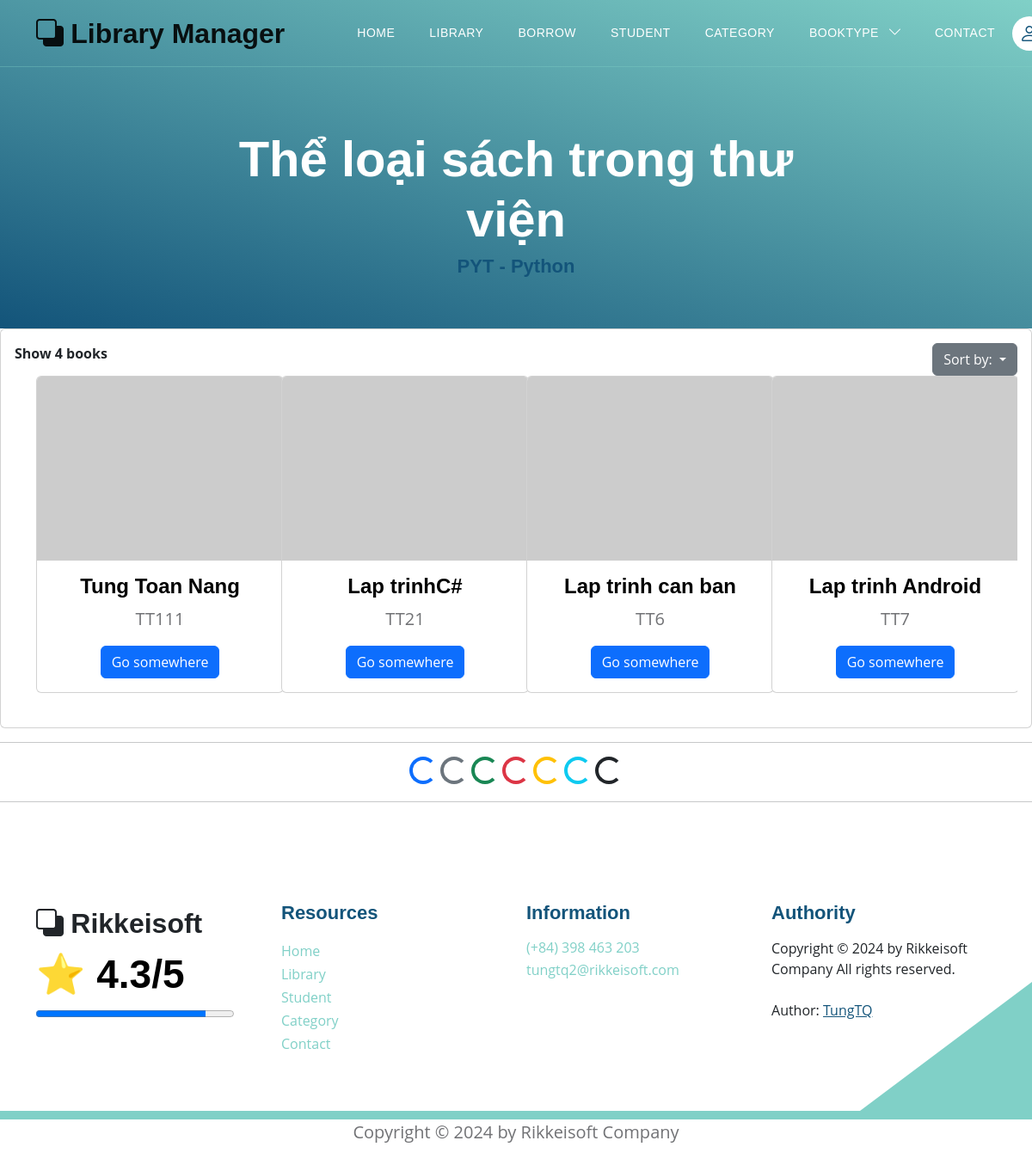
Page /books/booktype?searching=PYT&sortby=id on the committed database.
### models.py (models this page shows, shortened)
class Category(Base):
    __tablename__ = 'category'
    category_id = Column(String(10), primary_key=True, index=True)
    category_name = Column(String(50), index=True)
    insert_at = Column(DateTime, index=True)
    insert_id = Column(String(30), index=True)
    update_at = Column(DateTime,index=True)
    update_id = Column(String(30), index=True)
    delete_at = Column(DateTime,index=True)
    delete_id = Column(String(30), index=True)
    delete_flag = Column(Integer, index=True)
    category_books = relationship("Book", back_populates="category")

class Book(Base):
    __tablename__ = 'books'
    username_id = Column(String(30), ForeignKey('users.username'), nullable=False)
    id_book = Column(String(30), primary_key=True, unique=True, index=True)         # Số thứ tự sách
    title = Column(String(100), index=True)      # Tiêu đề sách
    author = Column(String(100), index=True)     # Tác giả
    year = Column(Integer)                  # Năm xuất bản
    quantity_amount = Column(Integer, index=True, default=0)
    category_id = Column(String(10), ForeignKey('category.category_id'), nullable=False)
    insert_at = Column(DateTime, index=True)
    insert_id = Column(String(30), index=True)
    update_at = Column(DateTime,index=True)
    update_id = Column(String(30), index=True)
    delete_at = Column(DateTime,index=True)
    delete_id = Column(String(30), index=True)
    delete_flag = Column(Integer, index=True)
    image_book = Column(String(100), index=True, nullable=True)         # Đường dẫn tới ảnh của sách
    pdf_book = Column(String(100), index=True, nullable=True)           # Đường dẫn tới file PDF của sách
    user = relationship("User", back_populates="books")
    category = relationship("Category", back_populates="category_books")
    borrows = relationship("BorrowBook", back_populates="book_borrow")
    borrowfinal = relationship("BorrowBookFinal", back_populates="book_borrow_final")

### routers/book.py (the view)
@router.get('/books/booktype', response_class=HTMLResponse)
async def search_category_book(request: Request, searching: str, sortby: str = "id", db: Session = Depends(models.get_db)):
    mean_star = function.get_mean_star(db)
    all_category2 = db.query(models.Category).filter(models.Category.delete_flag != 1).all()
    this_category_by_searching = db.query(models.Category).filter(models.Category.delete_flag != 1,
                                                                  models.Category.category_id == searching).first()
    searching = searching.strip()       # Xóa các khoảng trắng dư thừa
    books = db.query(models.Book).filter(
        (models.Book.category_id.contains(searching))
    )
    if sortby == "title":
        books = books.filter(models.Book.delete_flag != 1).order_by(models.Book.title).all()
    else:
        books = books.filter(models.Book.delete_flag != 1).order_by(models.Book.id_book).all()
    total_books = len(books)
    return templates.TemplateResponse("booktype.html", {
        "request": request,
        "books": books,
        "searching": searching,
        "total_books": total_books,
        "mean_star": mean_star,
        "this_category_by_searching": this_category_by_searching,
        "all_category2": all_category2})

### templates/booktype.html (shortened to what this page needs)
{% extends "base.html" %}
{% block content %}
<section class="hero-section d-flex justify-content-center align-items-center" id="section_1"
    style="padding-bottom: 50px;">
    <div class="container">
        <div class="row">
            <div class="col-lg-8 col-12 mx-auto">
                <h1 class="text-white text-center"> Thể loại sách trong thư viện </h1>
                <h6 class="text-center"> {{searching}} - {{this_category_by_searching.category_name}} </h6>
            </div>
        </div>
    </div>
</section>
<div class="card card-table comman-shadow">
    <div class="card-body">
        <div class="table-responsive">
            <div id="DataTables_Table_0_wrapper" class="dataTables_wrapper no-footer">
                <div class="row">
                    <div class="col-md-6">
                        <div class="dataTables_length" id="DataTables_Table_0_length">
                            <label> <b> Show {{total_books}} books </b>
                            </label>
                        </div>
                    </div>
                    <div class="col-md-6 text-md-end">
                        <div class="dropdown">
                            <button class="btn btn-secondary dropdown-toggle" type="button" data-bs-toggle="dropdown"
                                aria-expanded="false">
                                Sort by:
                            </button>
                        </div>
                    </div>
                </div>
                <div class="container text-center bg-body-secondary">
                    <div class="row">
                        {% for book in books %}
                        <div class="col-md-6 col-lg-4 col-xl-3 mb-4">
                            <div class="card" style="width: 18rem;">
                                {% if book and book.image_book%}
                                <img src="/static/media/{{book.image_book}}" class="card-img-top"
                                    alt="https://placehold.co/200x150"
                                    style="width: 286px; height: 215px; object-fit: cover;
                                    transition: transform 0.3s ease-in-out, filter 0.3s ease-in-out;"
                                    onmouseover="this.style.transform='scale(1.1)'; this.style.filter='brightness(80%)';"
                                    onmouseout="this.style.transform='scale(1)'; this.style.filter='brightness(100%)';">
                                {% else %}
                                    <img src="https://placehold.co/200x150" class="card-img-top"
                                    alt="https://placehold.co/200x150"
                                    style="transition: transform 0.3s ease-in-out, filter 0.3s ease-in-out;"
                                    onmouseover="this.style.transform='scale(1.1)'; this.style.filter='brightness(80%)';"
                                    onmouseout="this.style.transform='scale(1)'; this.style.filter='brightness(100%)';">
                                {% endif %}
                                <div class="card-body">
                                    <h5 class="card-title"> {{book.title}} </h5>
                                    <p class="card-text"> {{book.id_book}} </p>
                                    {% if request.cookies.get('token') %}
                                    <div class="btn-group mt-auto" role="group" aria-label="Button Click">
                                        <a href="/books/detail_book?choice_book={{book.id_book}}" class="btn btn-primary"> Show Book </a>
                                        <a href="/books/edit_book?id={{ book.id_book }}" class="btn btn-warning"> Edit
                                            Book </a>
                                    </div>
                                    {% else %}
                                    <a href="/books/detail_book?choice_book={{book.id_book}}" class="btn btn-primary">Go somewhere</a>
                                    {% endif %}
                                </div>
                            </div>
                        </div>
                        {% endfor %}
                    </div>
                </div>
            </div>
        </div>
    </div>
</div>
<hr>
<div style="text-align: center;">
    <div class="spinner-border text-primary" role="status">
    </div>
    <div class="spinner-border text-secondary" role="status">
    </div>
    <div class="spinner-border text-success" role="status">
    </div>
    <div class="spinner-border text-danger" role="status">
    </div>
    <div class="spinner-border text-warning" role="status">
    </div>
    <div class="spinner-border text-info" role="status">
    </div>
    <div class="spinner-border text-dark" role="status">
    </div>
</div>
<hr>
{% endblock content %}

### static/css/templatemo-topic-listing.css (style rules this page uses)
:root { --white-color: #ffffff; --primary-color: #13547a; --secondary-color: #80d0c7; --section-bg-color: #f0f8ff; --custom-btn-bg-color: #80d0c7; --custom-btn-bg-hover-color: #13547a; --dark-color: #000000; --p-color: #717275; --border-color: #7fffd4; --link-hover-color: #13547a; --body-font-family: 'Open Sans', sans-serif; --title-font-family: 'Montserrat', sans-serif; --h1-font-size: 58px; --h2-font-size: 46px; --h3-font-size: 32px; --h4-font-size: 28px; --h5-font-size: 24px; --h6-font-size: 22px; --p-font-size: 20px; --menu-font-size: 14px; --btn-font-size: 18px; --copyright-font-size: 16px; --border-radius-large: 100px; --border-radius-medium: 20px; --border-radius-small: 10px; --font-weight-normal: 400; --font-weight-medium: 500; --font-weight-semibold: 600; --font-weight-bold: 700; }
body { background-color: var(--white-color); font-family: var(--body-font-family); }
h2, h3, h4, h5, h6 { color: var(--dark-color); }
h1, h2, h3, h4, h5, h6 { font-family: var(--title-font-family); font-weight: var(--font-weight-semibold); }
h1 { font-size: var(--h1-font-size); font-weight: var(--font-weight-bold); }
h5 { font-size: var(--h5-font-size); }
h6 { color: var(--primary-color); font-size: var(--h6-font-size); }
p { color: var(--p-color); font-size: var(--p-font-size); font-weight: var(--font-weight-normal); }
a, button { touch-action: manipulation; transition: all 0.3s; }
a { display: inline-block; color: var(--primary-color); text-decoration: none; }
b, strong { font-weight: var(--font-weight-bold); }
.hero-section { background-image: linear-gradient(15deg, #13547a 0%, #80d0c7 100%); position: relative; overflow: hidden; padding-top: 150px; padding-bottom: 150px; }

### rows in the picture
Category: category_name "Python"
Book: title "Tung Toan Nang", id_book "TT111"
Book: title "Lap trinhC#", id_book "TT21"
Book: title "Lap trinh can ban", id_book "TT6"
Book: title "Lap trinh Android", id_book "TT7"

### other values in the picture
{{ searching }} "PYT"
{{ total_books }} "4"
{{ mean_star }} "4.3"
